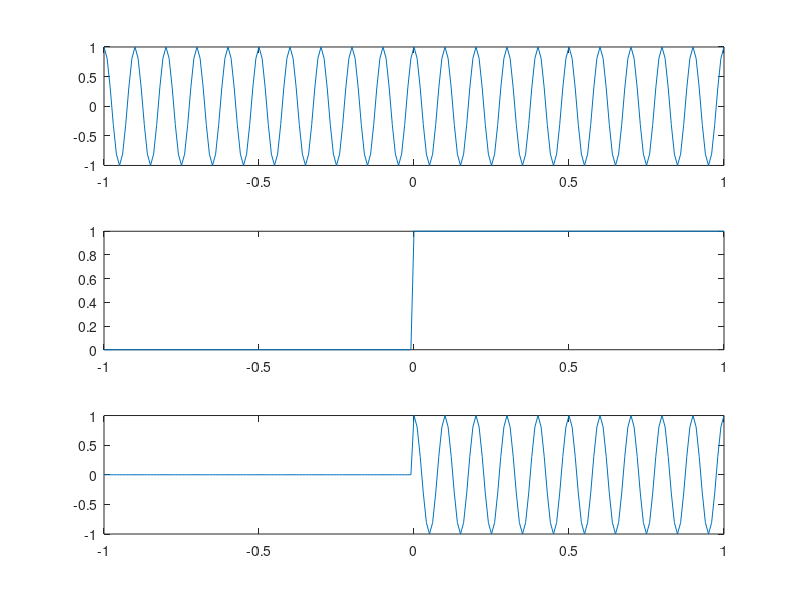

This chart was generated by the following MATLAB code:
t = -1:0.01:1;
f = 10;
figure(1)
subplot(311)
plot(t, cos(2*pi*f*t))
subplot(312)
plot(t, t>=0)
subplot(313)
plot(t, cos(2*pi*f*t).*(t>=0))